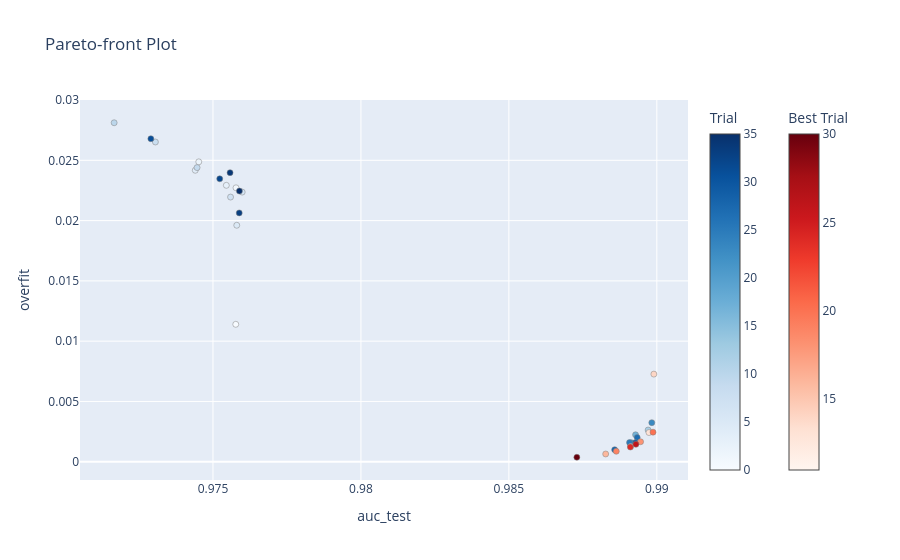
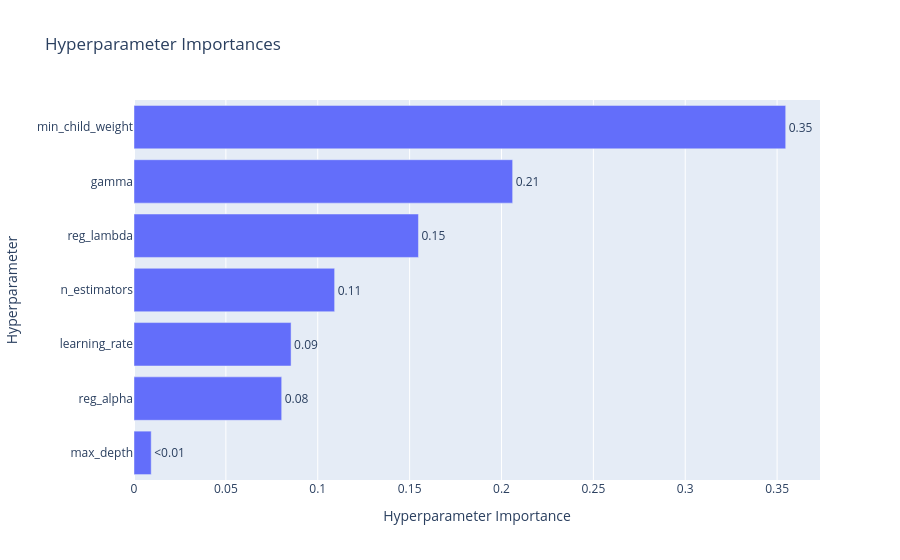
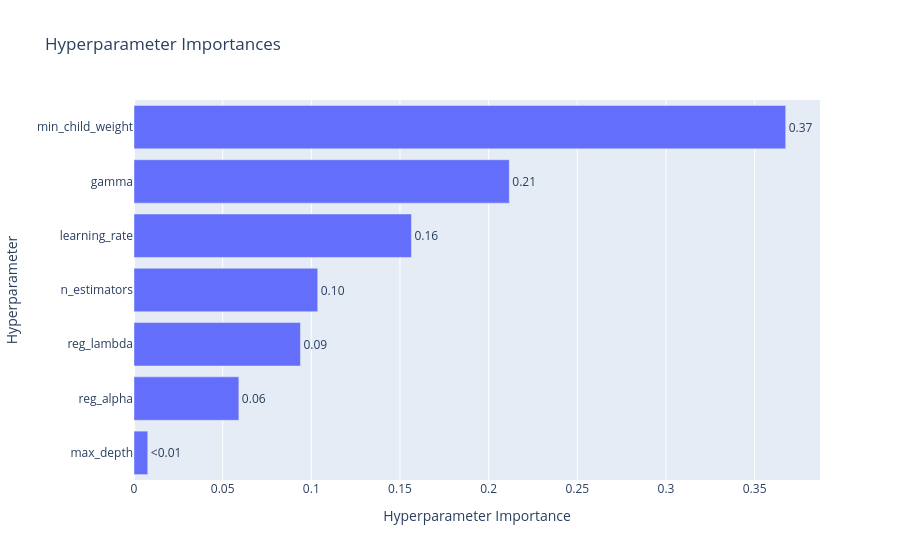

The cell these charts' notebook holds for them, in order:
### Code cell
optuna.visualization.plot_pareto_front(xgb_study, target_names=['auc_test', 'overfit']).show()
optuna.visualization.plot_param_importances(xgb_study, target=lambda t: t.values[0], target_name="auc_test").show()
optuna.visualization.plot_param_importances(xgb_study, target=lambda t: t.values[1], target_name="overfit").show()


print("总试验次数：", len(xgb_study.trials))

print("帕累托最优解集(Pareto front):")
trials = sorted(xgb_study.best_trials, key=lambda t: t.values) # 对字典best_trials按values从小到达排序
for trial in trials:
    print("     Trial:", trial.number)
    print(f"    Values: auc_test={trial.values[0]}, overfit={ trial.values[1]}")
    print("    Params: ", trial.params, '\n')


#optuna.visualization.plot_optimization_history(xgb_study).show()
#optuna.visualization.plot_param_importances(xgb_study).show()
#optuna.visualization.plot_slice(xgb_study).show()
#optuna.visualization.plot_parallel_coordinate(xgb_study).show()
# Get the best hyperparameters for each model
#best_xgb_params = xgb_study.best_params
#print(best_xgb_params)

### Figure 1 — Plotly figure (JSON) as saved in the notebook; plotly's stock layout.template omitted (floating-point values rounded to 4 significant figures)
{"data": [{"hovertemplate": "%{text}<extra>Trial</extra>", "marker": {"color": [0, 1, 2, 3, 4, 5, 6, 7, 8, 9, 10, 12, 15, 17, 21, 22, 23, 25, 27, 28, 29, 31, 32, 33, 34, 35], "colorbar": {"title": {"text": "Trial"}}, "colorscale": [[0, "rgb(247,251,255)"], [0.125, "rgb(222,235,247)"], [0.25, "rgb(198,219,239)"], [0.375, "rgb(158,202,225)"], [0.5, "rgb(107,174,214)"], [0.625, "rgb(66,146,198)"], [0.75, "rgb(33,113,181)"], [0.875, "rgb(8,81,156)"], [1, "rgb(8,48,107)"]], "line": {"color": "Grey", "width": 0.5}}, "mode": "markers", "showlegend": false, "text": ["{<br>  \"number\": 0,<br>  \"values\": [<br>    0.9757704733319734,<br>    0.01139877596765504<br>  ],<br>  \"params\": {<br>    \"learning_rate\": 0.010658568719912984,<br>    \"n_estimators\": 750,<br>    \"max_depth\": 4,<br>    \"min_child_weight\": 6,<br>    \"gamma\": 0.10209940791007484,<br>    \"reg_alpha\": 2.3683067610220814,<br>    \"reg_lambda\": 0.12829723856149425<br>  }<br>}", "{<br>  \"number\": 1,<br>  \"values\": [<br>    0.9757780906501765,<br>    0.02272023443079496<br>  ],<br>  \"params\": {<br>    \"learning_rate\": 0.1479705148409399,<br>    \"n_estimators\": 1000,<br>    \"max_depth\": 4,<br>    \"min_child_weight\": 95,<br>    \"gamma\": 0.22205056318365496,<br>    \"reg_alpha\": 4.515182336489202,<br>    \"reg_lambda\": 3.786928557645651<br>  }<br>}", "{<br>  \"number\": 2,<br>  \"values\": [<br>    0.9745197935246661,<br>    0.024875009797141856<br>  ],<br>  \"params\": {<br>    \"learning_rate\": 0.41390329949313104,<br>    \"n_estimators\": 300,<br>    \"max_depth\": 6,<br>    \"min_child_weight\": 93,<br>    \"gamma\": 0.42472303347698553,<br>    \"reg_alpha\": 4.418900302081373,<br>    \"reg_lambda\": 7.644858146984573<br>  }<br>}", "{<br>  \"number\": 3,<br>  \"values\": [<br>    0.9754512330597745,<br>    0.022926411553589654<br>  ],<br>  \"params\": {<br>    \"learning_rate\": 0.348998003056092,<br>    \"n_estimators\": 800,<br>    \"max_depth\": 3,<br>    \"min_child_weight\": 54,<br>    \"gamma\": 0.05305540657413481,<br>    \"reg_alpha\": 2.2677343267250003,<br>    \"reg_lambda\": 0.22631621761447096<br>  }<br>}", "{<br>  \"number\": 4,<br>  \"values\": [<br>    0.9744010932129695,<br>    0.02417435754003283<br>  ],<br>  \"params\": {<br>    \"learning_rate\": 0.415742979116516,<br>    \"n_estimators\": 150,<br>    \"max_depth\": 6,<br>    \"min_child_weight\": 95,<br>    \"gamma\": 0.35757987380096073,<br>    \"reg_alpha\": 1.158870179575679,<br>    \"reg_lambda\": 5.895596897144778<br>  }<br>}", "{<br>  \"number\": 5,<br>  \"values\": [<br>    0.975803280968105,<br>    0.019613498086440084<br>  ],<br>  \"params\": {<br>    \"learning_rate\": 0.2006895486451719,<br>    \"n_estimators\": 400,<br>    \"max_depth\": 3,<br>    \"min_child_weight\": 71,<br>    \"gamma\": 0.19293091410256788,<br>    \"reg_alpha\": 4.971395910901419,<br>    \"reg_lambda\": 2.0017636164426555<br>  }<br>}", "{<br>  \"number\": 6,<br>  \"values\": [<br>    0.9759875980857526,<br>    0.022363990417895385<br>  ],<br>  \"params\": {<br>    \"learning_rate\": 0.31347839741943645,<br>    \"n_estimators\": 200,<br>    \"max_depth\": 5,<br>    \"min_child_weight\": 46,<br>    \"gamma\": 0.15487409096225357,<br>    \"reg_alpha\": 4.930240652706293,<br>    \"reg_lambda\": 5.613184437672919<br>  }<br>}", "{<br>  \"number\": 7,<br>  \"values\": [<br>    0.9755939688221632,<br>    0.02195154925394527<br>  ],<br>  \"params\": {<br>    \"learning_rate\": 0.2554948959632803,<br>    \"n_estimators\": 350,<br>    \"max_depth\": 4,<br>    \"min_child_weight\": 87,<br>    \"gamma\": 0.06662490934128854,<br>    \"reg_alpha\": 0.06113241545077523,<br>    \"reg_lambda\": 1.297913256056839<br>  }<br>}", "{<br>  \"number\": 8,<br>  \"values\": [<br>    0.973054488364163,<br>    0.026519249570952752<br>  ],<br>  \"params\": {<br>    \"learning_rate\": 0.49734100255357205,<br>    \"n_estimators\": 300,<br>    \"max_depth\": 6,<br>    \"min_child_weight\": 85,<br>    \"gamma\": 0.029802327837653998,<br>    \"reg_alpha\": 3.387609233097958,<br>    \"reg_lambda\": 6.634608377028078<br>  }<br>}", "{<br>  \"number\": 9,<br>  \"values\": [<br>    0.9744620107981876,<br>    0.02439578283501309<br>  ],<br>  \"params\": {<br>    \"learning_rate\": 0.4579243944497848,<br>    \"n_estimators\": 1000,<br>    \"max_depth\": 3,<br>    \"min_child_weight\": 96,<br>    \"gamma\": 0.27352761896749184,<br>    \"reg_alpha\": 4.744949208100104,<br>    \"reg_lambda\": 2.134899938335866<br>  }<br>}", "{<br>  \"number\": 10,<br>  \"values\": [<br>    0.9716600043250008,<br>    0.028116053459364188<br>  ],<br>  \"params\": {<br>    \"learning_rate\": 0.45639696361038773,<br>    \"n_estimators\": 950,<br>    \"max_depth\": 5,<br>    \"min_child_weight\": 100,<br>    \"gamma\": 0.11068926437597258,<br>    \"reg_alpha\": 2.0186033288657628,<br>    \"reg_lambda\": 0.9022200642195829<br>  }<br>}", "{<br>  \"number\": 12,<br>  \"values\": [<br>    0.9897061064429613,<br>    0.0026324321518012006<br>  ],<br>  \"params\": {<br>    \"learning_rate\": 0.29302346105847765,<br>    \"n_estimators\": 750,<br>    \"max_depth\": 6,<br>    \"min_child_weight\": 14,<br>    \"gamma\": 0.13301695692310322,<br>    \"reg_alpha\": 4.53869623321474,<br>    \"reg_lambda\": 6.280147705076278<br>  }<br>}", "{<br>  \"number\": 15,<br>  \"values\": [<br>    0.9892856108338008,<br>    0.0015839666197272617<br>  ],<br>  \"params\": {<br>    \"learning_rate\": 0.43057289805457527,<br>    \"n_estimators\": 800,<br>    \"max_depth\": 4,<br>    \"min_child_weight\": 36,<br>    \"gamma\": 0.16783631943443517,<br>    \"reg_alpha\": 4.973249923721986,<br>    \"reg_lambda\": 5.045880275582077<br>  }<br>}", "{<br>  \"number\": 17,<br>  \"values\": [<br>    0.9892818488775204,<br>    0.00223793469383593<br>  ],<br>  \"params\": {<br>    \"learning_rate\": 0.49484504360089576,<br>    \"n_estimators\": 500,<br>    \"max_depth\": 5,<br>    \"min_child_weight\": 23,<br>    \"gamma\": 0.2762788037552851,<br>    \"reg_alpha\": 3.4145678509805317,<br>    \"reg_lambda\": 8.440946962463254<br>  }<br>}", "{<br>  \"number\": 21,<br>  \"values\": [<br>    0.9891026886555562,<br>    0.0015410551248640214<br>  ],<br>  \"params\": {<br>    \"learning_rate\": 0.3426842987110676,<br>    \"n_estimators\": 650,<br>    \"max_depth\": 5,<br>    \"min_child_weight\": 46,<br>    \"gamma\": 0.3573012870983593,<br>    \"reg_alpha\": 4.630769070423962,<br>    \"reg_lambda\": 8.693995977308871<br>  }<br>}", "{<br>  \"number\": 22,<br>  \"values\": [<br>    0.9891508708911202,<br>    0.0015678967261610888<br>  ],<br>  \"params\": {<br>    \"learning_rate\": 0.12123067294749602,<br>    \"n_estimators\": 450,<br>    \"max_depth\": 6,<br>    \"min_child_weight\": 94,<br>    \"gamma\": 0.40699956092712997,<br>    \"reg_alpha\": 0.46888461451271984,<br>    \"reg_lambda\": 3.391602356867982<br>  }<br>}", "{<br>  \"number\": 23,<br>  \"values\": [<br>    0.9898299748772024,<br>    0.003242136366460757<br>  ],<br>  \"params\": {<br>    \"learning_rate\": 0.2693984167490447,<br>    \"n_estimators\": 400,<br>    \"max_depth\": 6,<br>    \"min_child_weight\": 3,<br>    \"gamma\": 0.2908363307857079,<br>    \"reg_alpha\": 2.8129192034119184,<br>    \"reg_lambda\": 1.224827895269357<br>  }<br>}", "{<br>  \"number\": 25,<br>  \"values\": [<br>    0.9890773961388329,<br>    0.0015927275968268262<br>  ],<br>  \"params\": {<br>    \"learning_rate\": 0.2991849474454675,<br>    \"n_estimators\": 600,<br>    \"max_depth\": 6,<br>    \"min_child_weight\": 81,<br>    \"gamma\": 0.32822643486388925,<br>    \"reg_alpha\": 2.8770827615246004,<br>    \"reg_lambda\": 6.163293480942852<br>  }<br>}", "{<br>  \"number\": 27,<br>  \"values\": [<br>    0.9893365602792819,<br>    0.002010525342303393<br>  ],<br>  \"params\": {<br>    \"learning_rate\": 0.48006318883213045,<br>    \"n_estimators\": 550,<br>    \"max_depth\": 3,<br>    \"min_child_weight\": 24,<br>    \"gamma\": 0.39989748973926537,<br>    \"reg_alpha\": 0.4020701916226508,<br>    \"reg_lambda\": 7.423165979265886<br>  }<br>}", "{<br>  \"number\": 28,<br>  \"values\": [<br>    0.9885753031879105,<br>    0.00099879325661556<br>  ],<br>  \"params\": {<br>    \"learning_rate\": 0.3077178200509882,<br>    \"n_estimators\": 600,<br>    \"max_depth\": 4,<br>    \"min_child_weight\": 83,<br>    \"gamma\": 0.47677544419957985,<br>    \"reg_alpha\": 4.374949354659516,<br>    \"reg_lambda\": 1.8430065403258948<br>  }<br>}", "{<br>  \"number\": 29,<br>  \"values\": [<br>    0.9892784576647575,<br>    0.001585252542241733<br>  ],<br>  \"params\": {<br>    \"learning_rate\": 0.4680156976358807,<br>    \"n_estimators\": 50,<br>    \"max_depth\": 4,<br>    \"min_child_weight\": 33,<br>    \"gamma\": 0.02534852144718806,<br>    \"reg_alpha\": 0.5004109231228745,<br>    \"reg_lambda\": 7.790860749407909<br>  }<br>}", "{<br>  \"number\": 31,<br>  \"values\": [<br>    0.9729006354070332,<br>    0.0267913504730225<br>  ],<br>  \"params\": {<br>    \"learning_rate\": 0.41444647401741874,<br>    \"n_estimators\": 750,<br>    \"max_depth\": 5,<br>    \"min_child_weight\": 92,<br>    \"gamma\": 0.27801621537534654,<br>    \"reg_alpha\": 0.38294316098556497,<br>    \"reg_lambda\": 6.571363956476268<br>  }<br>}", "{<br>  \"number\": 32,<br>  \"values\": [<br>    0.97522829409392,<br>    0.023467463606771988<br>  ],<br>  \"params\": {<br>    \"learning_rate\": 0.362086032669642,<br>    \"n_estimators\": 500,<br>    \"max_depth\": 4,<br>    \"min_child_weight\": 93,<br>    \"gamma\": 0.047412024830105176,<br>    \"reg_alpha\": 2.2740405263908166,<br>    \"reg_lambda\": 5.499040880163851<br>  }<br>}", "{<br>  \"number\": 33,<br>  \"values\": [<br>    0.9758869109423032,<br>    0.02063858047339806<br>  ],<br>  \"params\": {<br>    \"learning_rate\": 0.4263423437793893,<br>    \"n_estimators\": 300,<br>    \"max_depth\": 3,<br>    \"min_child_weight\": 55,<br>    \"gamma\": 0.14219498689650562,<br>    \"reg_alpha\": 3.6511323758765872,<br>    \"reg_lambda\": 9.199932963882645<br>  }<br>}", "{<br>  \"number\": 34,<br>  \"values\": [<br>    0.9755768119631771,<br>    0.023976093981952884<br>  ],<br>  \"params\": {<br>    \"learning_rate\": 0.32550521643084246,<br>    \"n_estimators\": 1000,<br>    \"max_depth\": 4,<br>    \"min_child_weight\": 12,<br>    \"gamma\": 0.225032884942162,<br>    \"reg_alpha\": 4.972807218591931,<br>    \"reg_lambda\": 7.4062570139264565<br>  }<br>}", "{<br>  \"number\": 35,<br>  \"values\": [<br>    0.9758936678614097,<br>    0.02245141706201681<br>  ],<br>  \"params\": {<br>    \"learning_rate\": 0.3840269508096998,<br>    \"n_estimators\": 800,<br>    \"max_depth\": 3,<br>    \"min_child_weight\": 72,<br>    \"gamma\": 0.28270053161636977,<br>    \"reg_alpha\": 1.1811563471513253,<br>    \"reg_lambda\": 1.2708872061264218<br>  }<br>}"], "type": "scatter", "x": [0.9758, 0.9758, 0.9745, 0.9755, 0.9744, 0.9758, 0.976, 0.9756, 0.9731, 0.9745, 0.9717, 0.9897, 0.9893, 0.9893, 0.9891, 0.9892, 0.9898, 0.9891, 0.9893, 0.9886, 0.9893, 0.9729, 0.9752, 0.9759, 0.9756, 0.9759], "y": [0.0114, 0.02272, 0.02488, 0.02293, 0.02417, 0.01961, 0.02236, 0.02195, 0.02652, 0.0244, 0.02812, 0.002632, 0.001584, 0.002238, 0.001541, 0.001568, 0.003242, 0.001593, 0.002011, 0.0009988, 0.001585, 0.02679, 0.02347, 0.02064, 0.02398, 0.02245]}, {"hovertemplate": "%{text}<extra>Best Trial</extra>", "marker": {"color": [11, 13, 14, 16, 18, 19, 20, 24, 26, 30], "colorbar": {"title": {"text": "Best Trial"}, "x": 1.1, "xpad": 40}, "colorscale": [[0, "rgb(255,245,240)"], [0.125, "rgb(254,224,210)"], [0.25, "rgb(252,187,161)"], [0.375, "rgb(252,146,114)"], [0.5, "rgb(251,106,74)"], [0.625, "rgb(239,59,44)"], [0.75, "rgb(203,24,29)"], [0.875, "rgb(165,15,21)"], [1, "rgb(103,0,13)"]], "line": {"color": "Grey", "width": 0.5}}, "mode": "markers", "showlegend": false, "text": ["{<br>  \"number\": 11,<br>  \"values\": [<br>    0.9891155809623907,<br>    0.0012741168385808077<br>  ],<br>  \"params\": {<br>    \"learning_rate\": 0.14023774029388097,<br>    \"n_estimators\": 450,<br>    \"max_depth\": 4,<br>    \"min_child_weight\": 95,<br>    \"gamma\": 0.36583812462395154,<br>    \"reg_alpha\": 0.3865794763670892,<br>    \"reg_lambda\": 1.247673844750008<br>  }<br>}", "{<br>  \"number\": 13,<br>  \"values\": [<br>    0.9897354363354853,<br>    0.0024203588669458043<br>  ],<br>  \"params\": {<br>    \"learning_rate\": 0.4951760324514095,<br>    \"n_estimators\": 850,<br>    \"max_depth\": 3,<br>    \"min_child_weight\": 1,<br>    \"gamma\": 0.06197474351016141,<br>    \"reg_alpha\": 3.323894067316738,<br>    \"reg_lambda\": 2.1858939338313963<br>  }<br>}", "{<br>  \"number\": 14,<br>  \"values\": [<br>    0.989899677824235,<br>    0.00726817119276546<br>  ],<br>  \"params\": {<br>    \"learning_rate\": 0.4926455723346197,<br>    \"n_estimators\": 200,<br>    \"max_depth\": 5,<br>    \"min_child_weight\": 1,<br>    \"gamma\": 0.0055546063047772435,<br>    \"reg_alpha\": 1.698728265443282,<br>    \"reg_lambda\": 7.888685545942545<br>  }<br>}", "{<br>  \"number\": 16,<br>  \"values\": [<br>    0.9882716769100393,<br>    0.0006436687669402197<br>  ],<br>  \"params\": {<br>    \"learning_rate\": 0.030643414515814774,<br>    \"n_estimators\": 350,<br>    \"max_depth\": 3,<br>    \"min_child_weight\": 31,<br>    \"gamma\": 0.3124782420362944,<br>    \"reg_alpha\": 0.6199498377768233,<br>    \"reg_lambda\": 4.922474398614204<br>  }<br>}", "{<br>  \"number\": 18,<br>  \"values\": [<br>    0.9894516775484639,<br>    0.0016571030327736658<br>  ],<br>  \"params\": {<br>    \"learning_rate\": 0.05939181081767441,<br>    \"n_estimators\": 800,<br>    \"max_depth\": 6,<br>    \"min_child_weight\": 45,<br>    \"gamma\": 0.31872241905894316,<br>    \"reg_alpha\": 3.296472825098467,<br>    \"reg_lambda\": 7.986399229846591<br>  }<br>}", "{<br>  \"number\": 19,<br>  \"values\": [<br>    0.9886299273559029,<br>    0.0008681172104219037<br>  ],<br>  \"params\": {<br>    \"learning_rate\": 0.3113160459475311,<br>    \"n_estimators\": 400,<br>    \"max_depth\": 3,<br>    \"min_child_weight\": 70,<br>    \"gamma\": 0.4656694844473067,<br>    \"reg_alpha\": 3.126790055475004,<br>    \"reg_lambda\": 9.754240026488494<br>  }<br>}", "{<br>  \"number\": 20,<br>  \"values\": [<br>    0.9898719181395499,<br>    0.0024524775988238323<br>  ],<br>  \"params\": {<br>    \"learning_rate\": 0.20827635713927076,<br>    \"n_estimators\": 300,<br>    \"max_depth\": 4,<br>    \"min_child_weight\": 53,<br>    \"gamma\": 0.015659659614432542,<br>    \"reg_alpha\": 2.242217462975604,<br>    \"reg_lambda\": 3.0276422265857965<br>  }<br>}", "{<br>  \"number\": 24,<br>  \"values\": [<br>    0.9891056827436217,<br>    0.001218316647760953<br>  ],<br>  \"params\": {<br>    \"learning_rate\": 0.3294244055748944,<br>    \"n_estimators\": 200,<br>    \"max_depth\": 3,<br>    \"min_child_weight\": 83,<br>    \"gamma\": 0.34340194520021705,<br>    \"reg_alpha\": 0.4825206693564241,<br>    \"reg_lambda\": 4.027909952459317<br>  }<br>}", "{<br>  \"number\": 26,<br>  \"values\": [<br>    0.9892938319130146,<br>    0.0014451403869253365<br>  ],<br>  \"params\": {<br>    \"learning_rate\": 0.2748881683760583,<br>    \"n_estimators\": 150,<br>    \"max_depth\": 3,<br>    \"min_child_weight\": 39,<br>    \"gamma\": 0.27835212248647395,<br>    \"reg_alpha\": 1.52107596631594,<br>    \"reg_lambda\": 7.98951677342421<br>  }<br>}", "{<br>  \"number\": 30,<br>  \"values\": [<br>    0.9872975187708691,<br>    0.00037234340747127614<br>  ],<br>  \"params\": {<br>    \"learning_rate\": 0.04800532011199502,<br>    \"n_estimators\": 150,<br>    \"max_depth\": 3,<br>    \"min_child_weight\": 65,<br>    \"gamma\": 0.3746867586109412,<br>    \"reg_alpha\": 1.7915884802933868,<br>    \"reg_lambda\": 5.970130213932514<br>  }<br>}"], "type": "scatter", "x": [0.9891, 0.9897, 0.9899, 0.9883, 0.9895, 0.9886, 0.9899, 0.9891, 0.9893, 0.9873], "y": [0.001274, 0.00242, 0.007268, 0.0006437, 0.001657, 0.0008681, 0.002452, 0.001218, 0.001445, 0.0003723]}], "layout": {"title": {"text": "Pareto-front Plot"}, "xaxis": {"title": {"text": "auc_test"}}, "yaxis": {"title": {"text": "overfit"}}}}

### Figure 2 — Plotly figure (JSON) as saved in the notebook; plotly's stock layout.template omitted (floating-point values rounded to 4 significant figures)
{"data": [{"cliponaxis": false, "hovertemplate": ["max_depth (IntDistribution): 0.009367805838292815<extra></extra>", "reg_alpha (FloatDistribution): 0.08037718370388558<extra></extra>", "learning_rate (FloatDistribution): 0.0854899068415439<extra></extra>", "n_estimators (IntDistribution): 0.10919174406764932<extra></extra>", "reg_lambda (FloatDistribution): 0.15481261417295644<extra></extra>", "gamma (FloatDistribution): 0.20607877362246707<extra></extra>", "min_child_weight (IntDistribution): 0.3546819717532049<extra></extra>"], "name": "auc_test", "orientation": "h", "text": ["<0.01", "0.08", "0.09", "0.11", "0.15", "0.21", "0.35"], "textposition": "outside", "type": "bar", "x": [0.009368, 0.08038, 0.08549, 0.1092, 0.1548, 0.2061, 0.3547], "y": ["max_depth", "reg_alpha", "learning_rate", "n_estimators", "reg_lambda", "gamma", "min_child_weight"]}], "layout": {"title": {"text": "Hyperparameter Importances"}, "xaxis": {"title": {"text": "Hyperparameter Importance"}}, "yaxis": {"title": {"text": "Hyperparameter"}}}}

### Figure 3 — Plotly figure (JSON) as saved in the notebook; plotly's stock layout.template omitted (floating-point values rounded to 4 significant figures)
{"data": [{"cliponaxis": false, "hovertemplate": ["max_depth (IntDistribution): 0.007762287736942801<extra></extra>", "reg_alpha (FloatDistribution): 0.05913323425910718<extra></extra>", "reg_lambda (FloatDistribution): 0.09386831588152651<extra></extra>", "n_estimators (IntDistribution): 0.10360846473322784<extra></extra>", "learning_rate (FloatDistribution): 0.15645942868354365<extra></extra>", "gamma (FloatDistribution): 0.21164580661338184<extra></extra>", "min_child_weight (IntDistribution): 0.36752246209227013<extra></extra>"], "name": "overfit", "orientation": "h", "text": ["<0.01", "0.06", "0.09", "0.10", "0.16", "0.21", "0.37"], "textposition": "outside", "type": "bar", "x": [0.007762, 0.05913, 0.09387, 0.1036, 0.1565, 0.2116, 0.3675], "y": ["max_depth", "reg_alpha", "reg_lambda", "n_estimators", "learning_rate", "gamma", "min_child_weight"]}], "layout": {"title": {"text": "Hyperparameter Importances"}, "xaxis": {"title": {"text": "Hyperparameter Importance"}}, "yaxis": {"title": {"text": "Hyperparameter"}}}}
